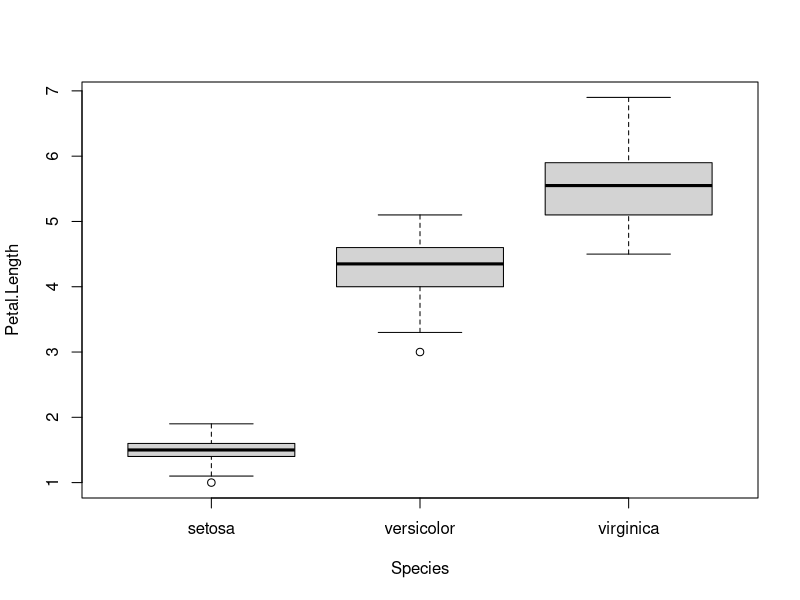
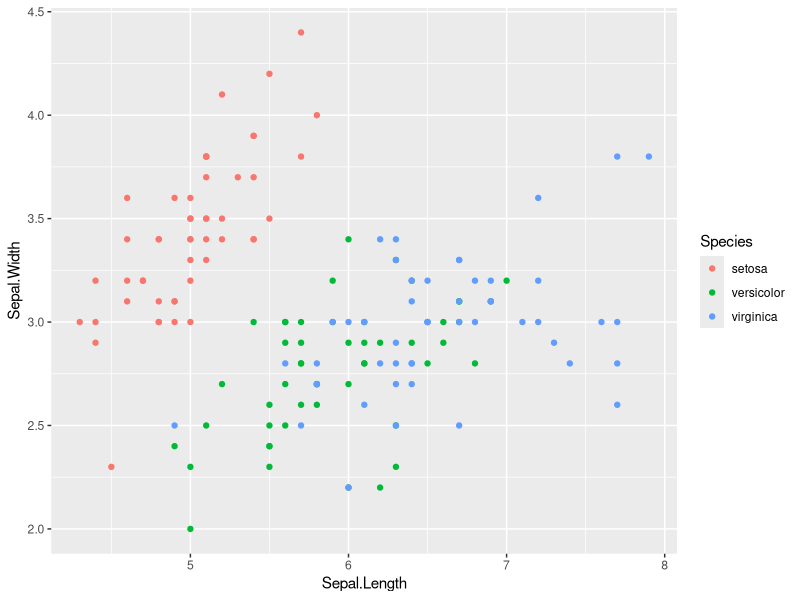
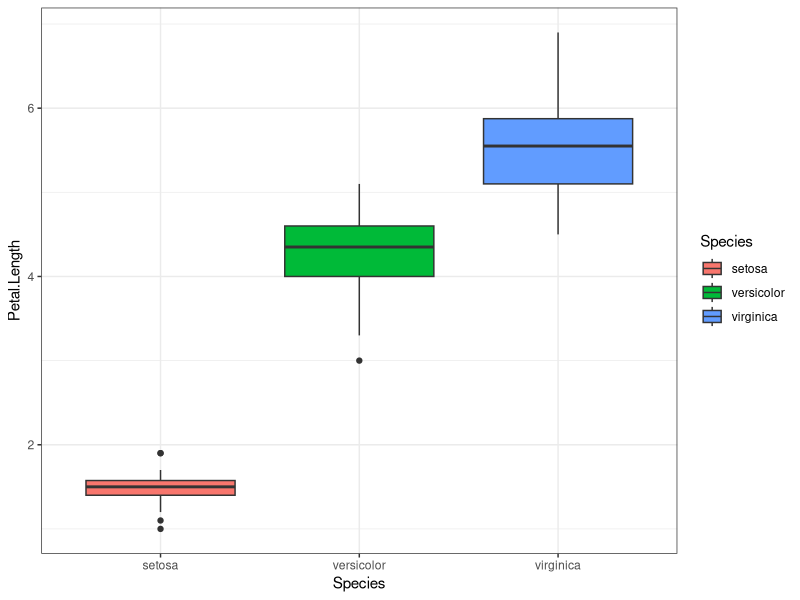
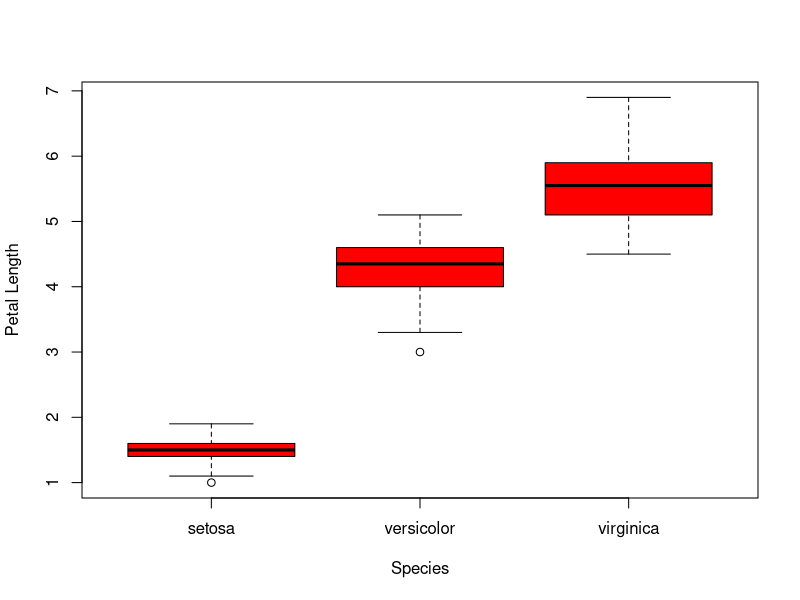
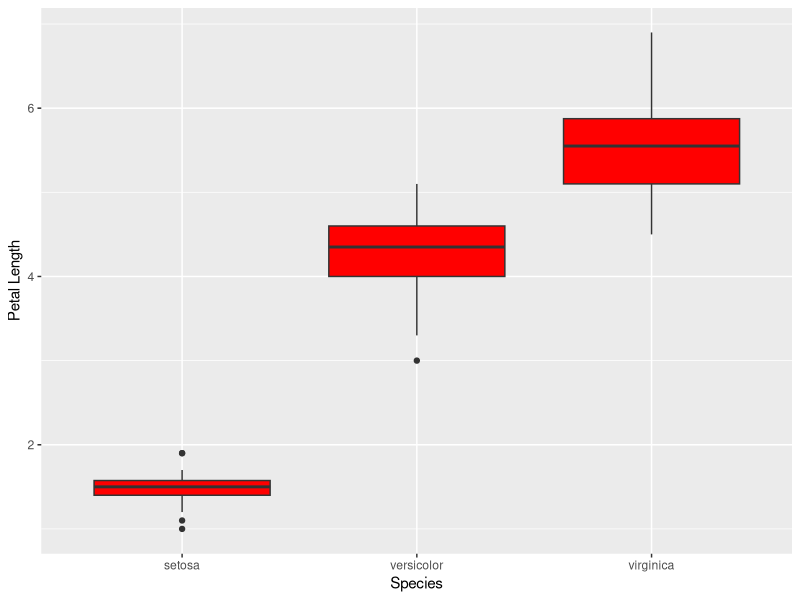
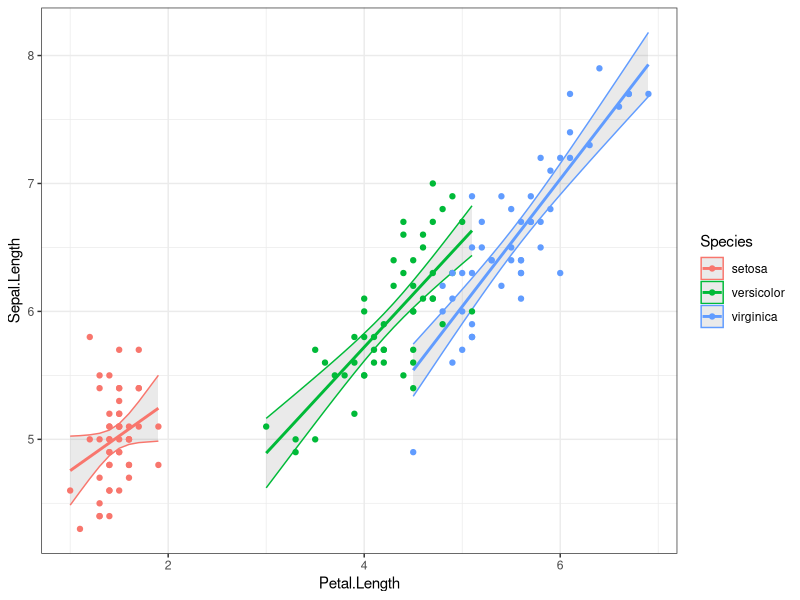

Here is the R script that generated these plots, in order:
## ---- chunk 1
exerciseNumber=0;
exercise <- function(x="") {
  exerciseNumber <<- exerciseNumber+1; return(sprintf("## Exercise %d. %s", exerciseNumber, x))
  }
sectionNumber=0;
section <- function(x="") {
  sectionNumber <<- sectionNumber+1; return(sprintf("# %s", x))
  }

subsection <- function(x="") {
  return(sprintf("## %s", x))
  }


exampleNumber=0;
example <- function(x="") {
  exampleNumber <<- exampleNumber+1; return(sprintf("## Worked Example %d. %s", exampleNumber, x))
  }

## ---- chunk 2
1+2
## ---- chunk 3
### Try this directly in the console, and by running it from your new script.
log(x=100, base=10)
## ---- chunk 4
x = 1+2
## ---- chunk 5
x <- 1+2
## ---- chunk 6
x
## ---- chunk 7
x*2
log(x)
x |> log()
## ---- chunk 8
class(x)
## ---- chunk 9
data(iris)
## ---- chunk 10
library(tidyverse)
## ---- chunk 11
iris |> select(Sepal.Length, Sepal.Width)

iris |> filter(Species=="setosa")

iris |> filter(Sepal.Length > 7.5)

iris |> summarise(`Median Petal Width` = median(Petal.Width))

iris |> summarise(`Mean` = median(Petal.Width), `SD` = sd(Petal.Width))

iris |> mutate(Sepal.Area = Sepal.Length * Sepal.Width) -> iris2

iris |> arrange(Sepal.Length)

iris <- iris |> mutate(logPetalLength = log(Petal.Length))

## ---- chunk 12
boxplot(Petal.Length ~ Species, data=iris)
## ---- chunk 13
iris |> ggplot() + aes(x=Sepal.Length, y=Sepal.Width, color=Species) + geom_point()

iris |> ggplot() + 
  aes(x=Species, y=Petal.Length, fill=Species) + 
  geom_boxplot() + 
  theme_bw()

## ---- chunk 14
# Using tidyverse to create this variable and add it to the dataset:
iris <- iris |> mutate(PetalLengthGrouped = cut_number(Petal.Length, 3, labels=c("Short", "Medium", "Long") )) 

## ---- chunk 15
table1 <- table(iris$Species, iris$PetalLengthGrouped)
prop.table(table1)
## ---- chunk 16
library(magrittr)

table(iris$Species, iris$PetalLengthGrouped) |> 
  prop.table(margin=1) |> 
  multiply_by(100) |> 
  round(digits=2)
## ---- chunk 17
## Base R method
boxplot( Petal.Length ~ Species, data=iris , 
         ylab="Petal Length", 
         xlab="Species",
         col="red") # Note the use of a multi-line command in a script!

## ggplot2 method
ggplot(data=iris, aes(x=Species, y=Petal.Length)) + 
  geom_boxplot(fill="red") + 
  labs(x="Species", y="Petal Length")
## ---- chunk 18
# Base R methods:
lm( Sepal.Length ~ Species, data=iris) |> confint()

# Tidyverse method:
lm( Sepal.Length ~ Species, data=iris) |> broom::tidy(conf.int=TRUE)
## ---- chunk 19

library(broom)

lm( Sepal.Length ~ Species * Petal.Length, data=iris) |>
  augment(interval="confidence") |> 
  ggplot() + 
    aes(x=Petal.Length, y=Sepal.Length, color=Species) + 
    geom_ribbon(aes(y=.fitted,ymin=.lower, ymax=.upper), alpha=0.1) + 
    geom_point() + 
    geom_line(aes(y=.fitted),lwd=1) + 
    theme_bw()
